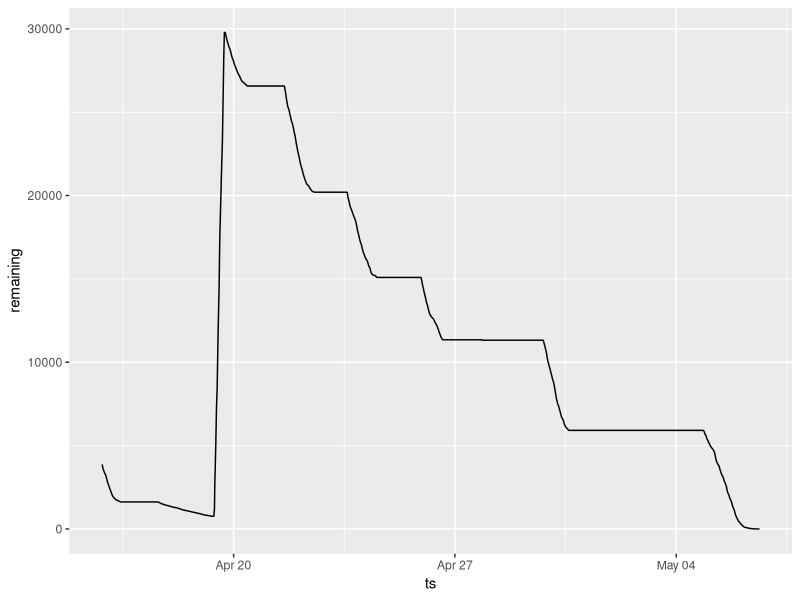
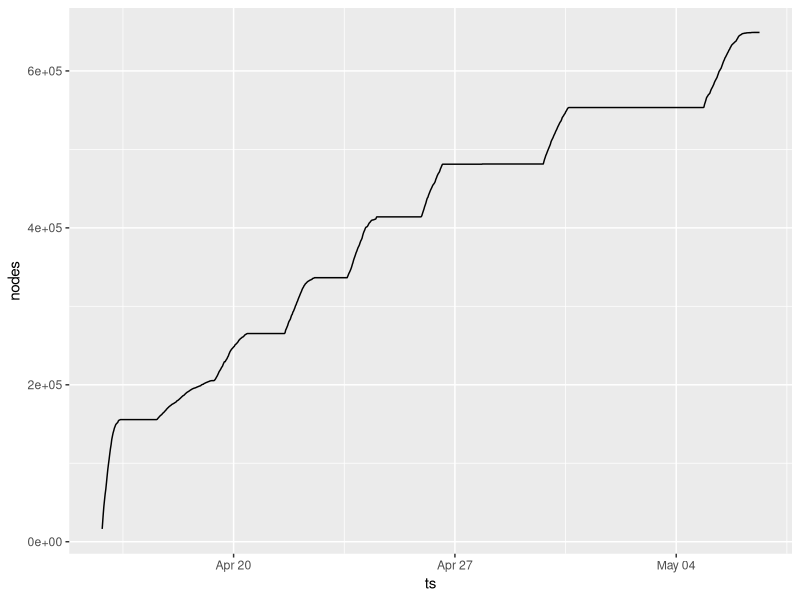

The R script that drew these images, in order:

setwd(paste0(Sys.getenv('CS_HOME'),'/QuantEpistemo/Models/UKMigration'))

library(lubridate)
library(ggplot2)

progress <- read.csv('progress.txt',sep=";",header = F)
names(progress)<- c('ts','nodes','links','remaining')
progress$ts <- as_datetime(as.character(progress$ts),tz = "UTC",format="%s")

ggplot(progress)+geom_line(aes(x=ts,y=remaining))

ggplot(progress)+geom_line(aes(x=ts,y=nodes))
